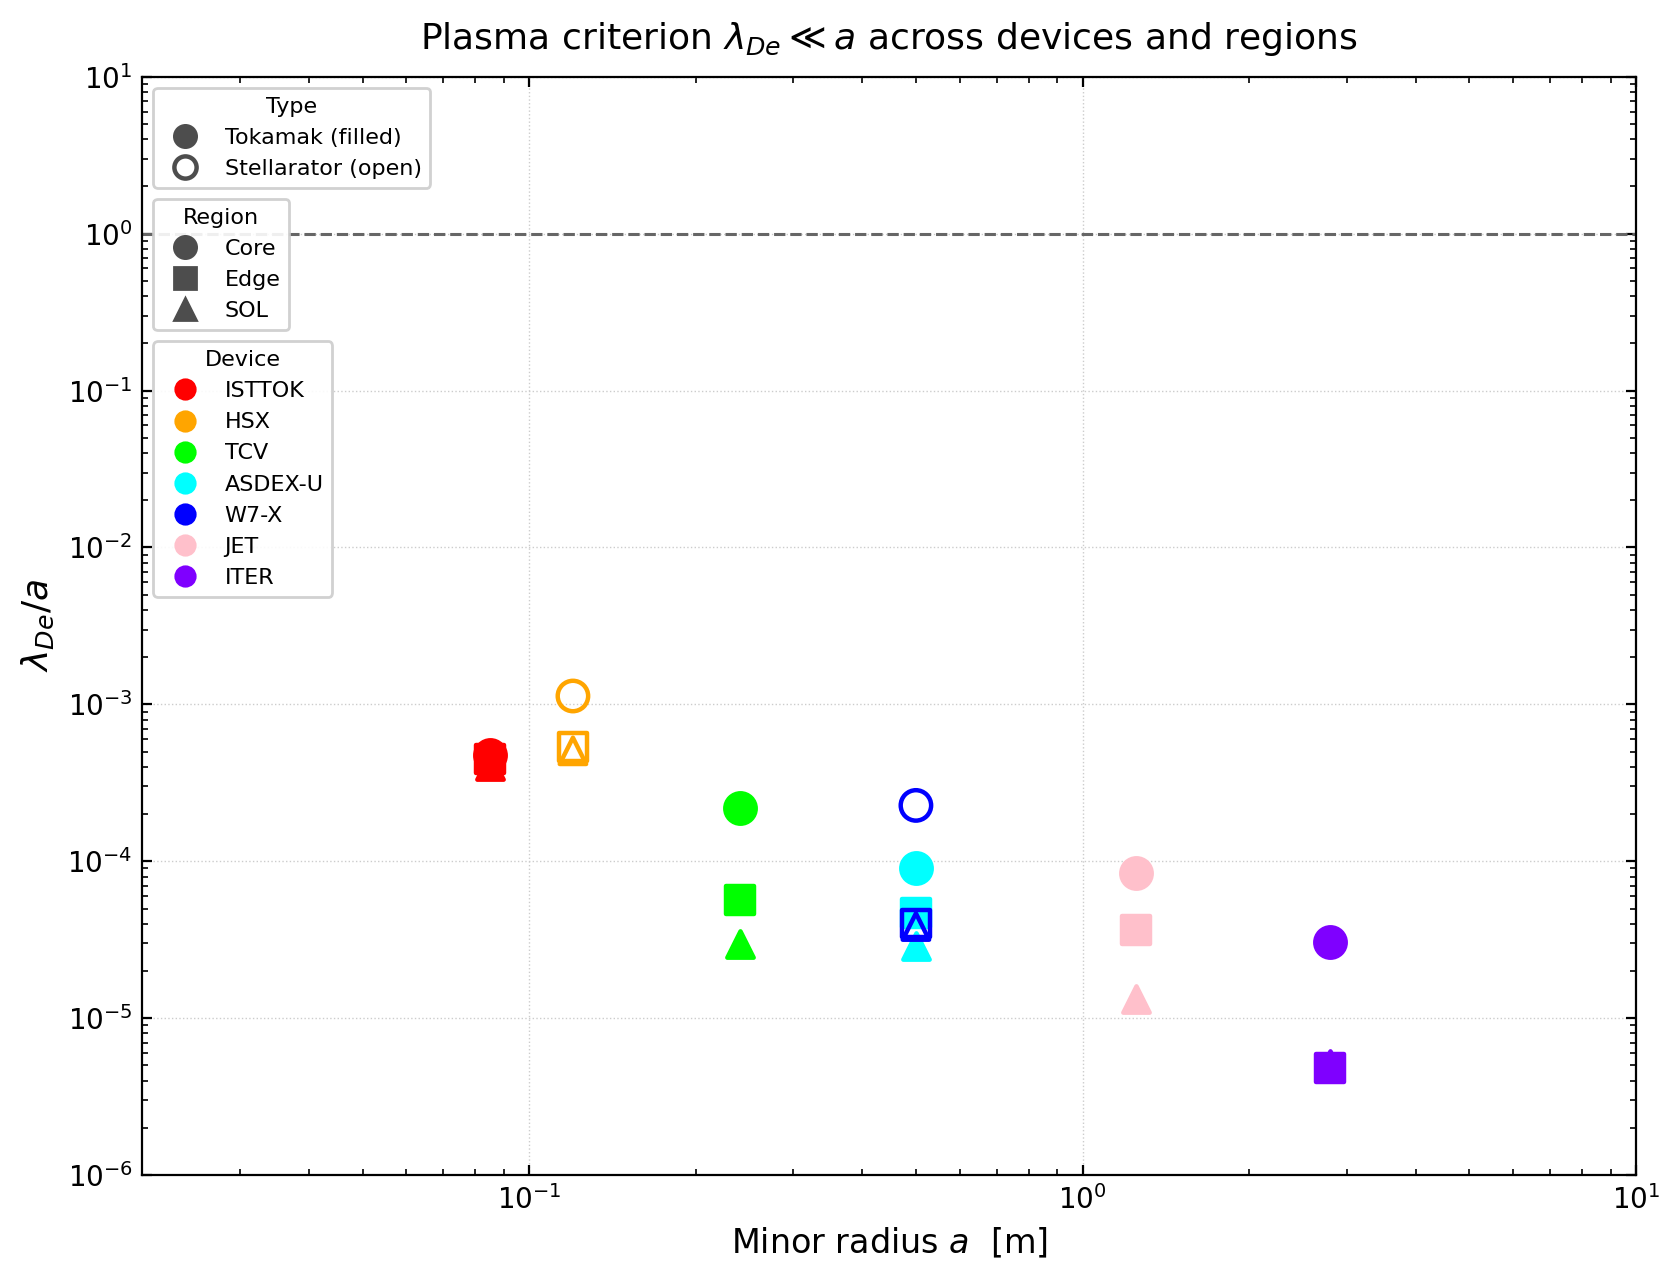

This figure's Python source:
import sys, os
sys.path.insert(0, os.path.join(os.path.dirname(__file__), '..', 'data'))

import numpy as np
import matplotlib.pyplot as plt
import matplotlib.lines as mlines
import astropy.units as u
from plasmapy.formulary import Debye_length
from parameters import data, DEVICES, REGIONS, TOKAMAKS, STELLARATORS

# Visual encoding

REGION_MARKER = {'core': 'o', 'edge': 's', 'sol': '^'}
REGION_LABEL  = {'core': 'Core', 'edge': 'Edge', 'sol': 'SOL'}
REGION_SIZE   = {'core': 120,    'edge': 100,     'sol': 90}

# Physics helper

def compute_debye(Te_keV, ne_m3):
    """
    Electron Debye length [m] via PlasmaPy.
    Cross-checked against Freidberg:
        lambda_De = 2.35e-5 * sqrt(T_k / n_20)  [m]
    """
    T_J = (Te_keV * u.keV).to(u.J, equivalencies=u.temperature_energy())
    return Debye_length(T_e=T_J, n_e=ne_m3 * u.m**-3).to(u.m).value

# Figure

fig, ax = plt.subplots(figsize=(8.5, 6.5))
ax.set_xscale('log')
ax.set_yscale('log')
ax.set_xlim(0.02, 10)
ax.set_ylim(1e-6, 1e1)

# Reference regions

ax.axhline(1.0, color='0.4', linewidth=1.1, linestyle='--', zorder=2)

# Scatter: lambda_De/a vs minor radius a

for device, params in data.items():
    color    = params['color']
    is_stell = params['type'] == 'stellarator'
    a        = params['a']
    for region in REGIONS:
        if region not in params:
            continue
        lam   = compute_debye(params[region]['Te'], params[region]['ne'])
        ratio = lam / a
        ax.scatter(a, ratio,
                   marker=REGION_MARKER[region],
                   s=REGION_SIZE[region],
                   facecolors='none' if is_stell else color,
                   edgecolors=color,
                   linewidths=1.6,
                   zorder=3)

# Axes formatting

ax.set_xlabel(r'Minor radius $a$  [m]', fontsize=12)
ax.set_ylabel(r'$\lambda_{De} / a$', fontsize=13)
ax.set_title(r'Plasma criterion $\lambda_{De} \ll a$ across devices and regions',
             fontsize=13, pad=10)
ax.tick_params(which='both', direction='in', top=True, right=True)
ax.grid(True, which='major', linestyle=':', linewidth=0.5, color='0.80', zorder=1)

# Legends — stacked flush left, same pattern as other figures

type_handles = [
    mlines.Line2D([], [], marker='o', color='0.3', markersize=8,
                  linestyle='None', markerfacecolor='0.3',
                  label='Tokamak (filled)'),
    mlines.Line2D([], [], marker='o', color='0.3', markersize=8,
                  linestyle='None', markerfacecolor='none', markeredgewidth=1.6,
                  label='Stellarator (open)'),
]
region_handles = [
    mlines.Line2D([], [], marker=REGION_MARKER[r], color='0.3', markersize=8,
                  linestyle='None', markerfacecolor='0.3',
                  label=REGION_LABEL[r])
    for r in REGIONS
]
device_handles = [
    mlines.Line2D([], [], marker='o', color=data[d]['color'], markersize=7,
                  linestyle='None', markerfacecolor=data[d]['color'],
                  label=d)
    for d in DEVICES
]

fig.tight_layout()
fig.canvas.draw()
renderer = fig.canvas.get_renderer()
X_LEFT   = 0.0

leg_type = ax.legend(handles=type_handles,
                     title='Type', title_fontsize=8,
                     fontsize=8, loc='upper left',
                     bbox_to_anchor=(X_LEFT, 1.0),
                     framealpha=0.9, edgecolor='0.8')
ax.add_artist(leg_type)

fig.canvas.draw()
y1 = leg_type.get_window_extent(renderer).transformed(ax.transAxes.inverted()).y0
leg_region = ax.legend(handles=region_handles,
                       title='Region', title_fontsize=8,
                       fontsize=8, loc='upper left',
                       bbox_to_anchor=(X_LEFT, y1),
                       framealpha=0.9, edgecolor='0.8')
ax.add_artist(leg_region)

fig.canvas.draw()
y2 = leg_region.get_window_extent(renderer).transformed(ax.transAxes.inverted()).y0
ax.legend(handles=device_handles,
          title='Device', title_fontsize=8,
          fontsize=8, loc='upper left',
          bbox_to_anchor=(X_LEFT, y2),
          framealpha=0.9, edgecolor='0.8')

# Save

plt.savefig('plots/DebyeRatio_vs_Radius.pdf', dpi=200, bbox_inches='tight')
plt.savefig('plots/DebyeRatio_vs_Radius.png', dpi=200, bbox_inches='tight')
print("Saved lDebyeRatio_vs_Radius.pdf and DebyeRatio_vs_Radius.png")
